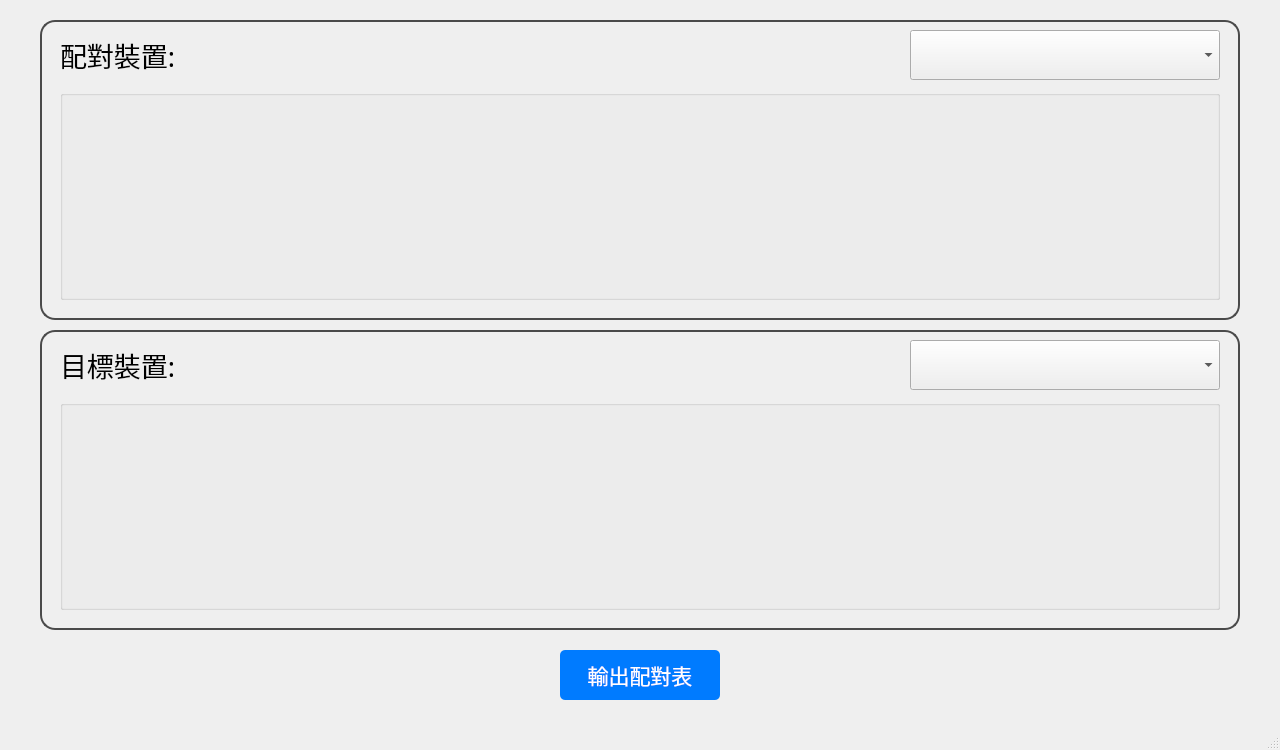
<?xml version="1.0" encoding="UTF-8"?>
<ui version="4.0">
 <class>MainWindow</class>
 <widget class="QMainWindow" name="MainWindow">
  <property name="geometry">
   <rect>
    <x>0</x>
    <y>0</y>
    <width>1280</width>
    <height>750</height>
   </rect>
  </property>
  <property name="windowTitle">
   <string>MainWindow</string>
  </property>
  <widget class="QWidget" name="centralwidget">
   <widget class="QPushButton" name="output">
    <property name="geometry">
     <rect>
      <x>560</x>
      <y>650</y>
      <width>160</width>
      <height>50</height>
     </rect>
    </property>
    <property name="font">
     <font>
      <family>Microsoft YaHei</family>
      <pointsize>16</pointsize>
      <weight>50</weight>
      <italic>false</italic>
      <bold>false</bold>
     </font>
    </property>
    <property name="styleSheet">
     <string notr="true">QPushButton#output {
        background-color: #007bff;
        color: #ffffff;
        border-radius: 5px;
        border: none;
    }
    
    QPushButton#output:hover {
        background-color: #0056b3;
        color: #ffffff;
    }
    
    QPushButton#output:pressed {
        background-color: #007bff;
        color: #ffffff;
        border: 2px solid #0056b3;
    }
    
    QPushButton#output:focus {
        border: none;
        outline: none;
    }
    
    QPushButton#output:focus:hover {
        background-color: #0056b3;
    }</string>
    </property>
    <property name="text">
     <string>輸出配對表</string>
    </property>
   </widget>
   <widget class="QGroupBox" name="device_group">
    <property name="geometry">
     <rect>
      <x>40</x>
      <y>20</y>
      <width>1200</width>
      <height>300</height>
     </rect>
    </property>
    <property name="font">
     <font>
      <pointsize>14</pointsize>
     </font>
    </property>
    <property name="styleSheet">
     <string notr="true">QGroupBox#device_group {
	border: 2px solid #4A4A4A;
	border-radius: 15px;
}</string>
    </property>
    <property name="title">
     <string/>
    </property>
    <property name="alignment">
     <set>Qt::AlignCenter</set>
    </property>
    <widget class="QLabel" name="device_title">
     <property name="geometry">
      <rect>
       <x>20</x>
       <y>20</y>
       <width>840</width>
       <height>30</height>
      </rect>
     </property>
     <property name="font">
      <font>
       <family>微軟正黑體</family>
       <pointsize>20</pointsize>
      </font>
     </property>
     <property name="cursor">
      <cursorShape>ArrowCursor</cursorShape>
     </property>
     <property name="text">
      <string>配對裝置:</string>
     </property>
    </widget>
    <widget class="QComboBox" name="comboBox">
     <property name="geometry">
      <rect>
       <x>870</x>
       <y>10</y>
       <width>310</width>
       <height>50</height>
      </rect>
     </property>
     <property name="font">
      <font>
       <family>Lucida Console</family>
       <pointsize>20</pointsize>
      </font>
     </property>
    </widget>
    <widget class="QGroupBox" name="device_button_group">
     <property name="geometry">
      <rect>
       <x>20</x>
       <y>70</y>
       <width>1160</width>
       <height>210</height>
      </rect>
     </property>
     <property name="styleSheet">
      <string notr="true"/>
     </property>
     <property name="title">
      <string/>
     </property>
    </widget>
   </widget>
   <widget class="QGroupBox" name="target_group">
    <property name="geometry">
     <rect>
      <x>40</x>
      <y>330</y>
      <width>1200</width>
      <height>300</height>
     </rect>
    </property>
    <property name="font">
     <font>
      <pointsize>14</pointsize>
     </font>
    </property>
    <property name="styleSheet">
     <string notr="true">QGroupBox#target_group {
	border: 2px solid #4A4A4A;
	border-radius: 15px;
}</string>
    </property>
    <property name="title">
     <string/>
    </property>
    <property name="alignment">
     <set>Qt::AlignCenter</set>
    </property>
    <widget class="QLabel" name="target_title">
     <property name="geometry">
      <rect>
       <x>20</x>
       <y>20</y>
       <width>840</width>
       <height>30</height>
      </rect>
     </property>
     <property name="font">
      <font>
       <family>微軟正黑體</family>
       <pointsize>20</pointsize>
      </font>
     </property>
     <property name="cursor">
      <cursorShape>ArrowCursor</cursorShape>
     </property>
     <property name="text">
      <string>目標裝置:</string>
     </property>
    </widget>
    <widget class="QComboBox" name="comboBox_2">
     <property name="geometry">
      <rect>
       <x>870</x>
       <y>10</y>
       <width>310</width>
       <height>50</height>
      </rect>
     </property>
     <property name="font">
      <font>
       <family>Lucida Console</family>
       <pointsize>20</pointsize>
      </font>
     </property>
    </widget>
    <widget class="QGroupBox" name="target_button_group">
     <property name="geometry">
      <rect>
       <x>20</x>
       <y>70</y>
       <width>1160</width>
       <height>210</height>
      </rect>
     </property>
     <property name="styleSheet">
      <string notr="true"/>
     </property>
     <property name="title">
      <string/>
     </property>
    </widget>
   </widget>
  </widget>
  <widget class="QMenuBar" name="menubar">
   <property name="geometry">
    <rect>
     <x>0</x>
     <y>0</y>
     <width>1280</width>
     <height>21</height>
    </rect>
   </property>
  </widget>
  <widget class="QStatusBar" name="statusbar"/>
 </widget>
 <resources/>
 <connections/>
</ui>
